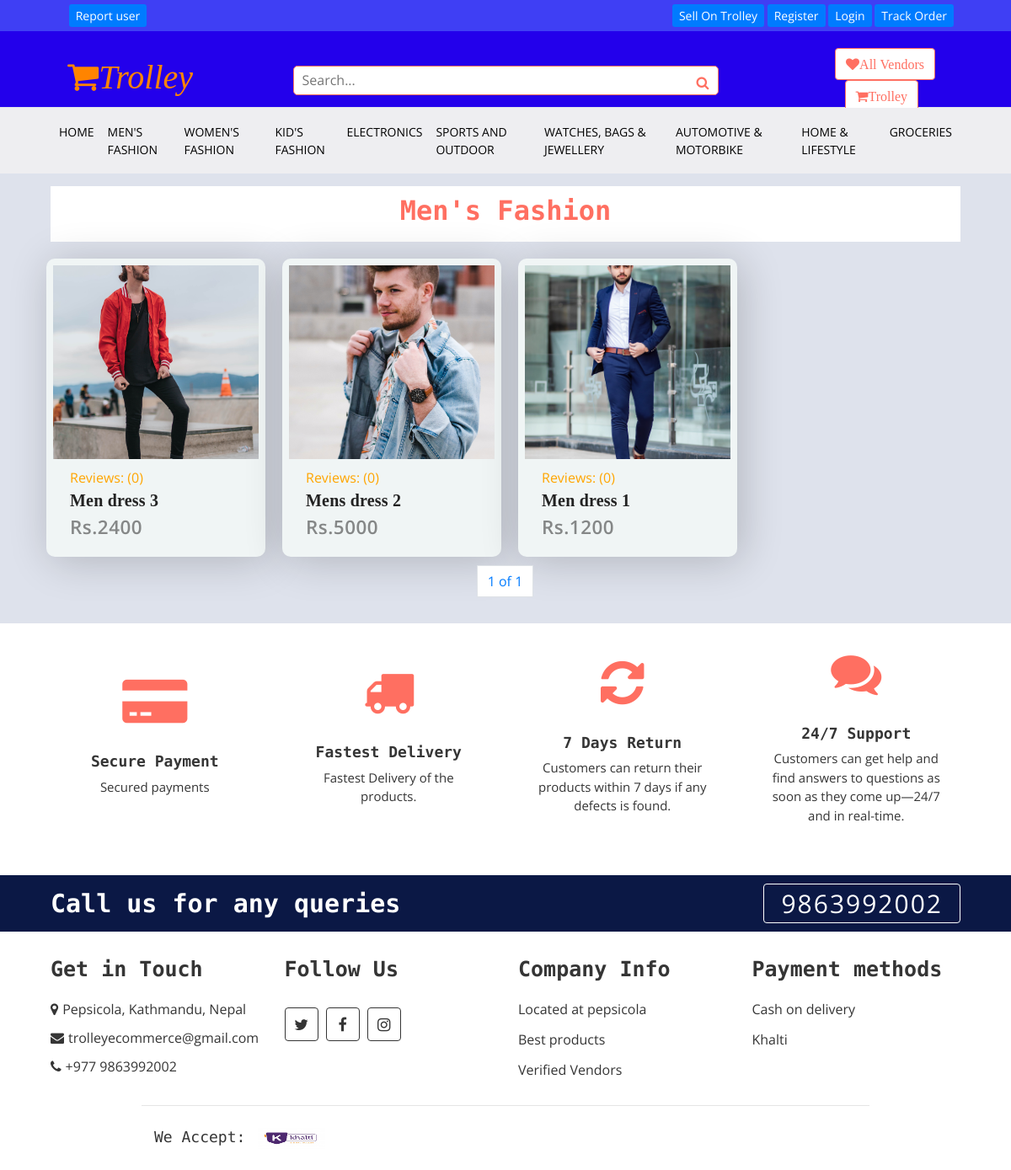
The page /product/Mens/ on the database its author committed.
### product/models.py (models this page shows, shortened)
class Category(models.Model):
    title = models.CharField(max_length=50)
    slug = models.SlugField(max_length=55)
    ordering = models.IntegerField(default=0)
    class Meta:
        ordering = ["ordering"]

class Product(models.Model):
    Availability = (("In Stock", "In Stock"), ("Out of Stock", "Out of Stock"))
    category = models.ForeignKey(
        Category, related_name="products", on_delete=models.CASCADE
    )
    vendor = models.ForeignKey(
        MyUser, related_name="products", on_delete=models.CASCADE
    )
    title = models.CharField(max_length=50)
    slug = models.SlugField(max_length=55)
    description = models.TextField(blank=True, null=True)
    price = models.PositiveBigIntegerField()
    added_date = models.DateTimeField(auto_now_add=True)
    image = models.ImageField(upload_to="uploads/", blank=True, null=True)
    Availability = models.CharField(choices=Availability, null=True, max_length=150)
    thumbnail = models.ImageField(
        upload_to="uploads/", blank=True, null=True
    )  # Change uploads to thumbnails
    class Meta:
        ordering = ["-added_date"]
    def countReview(self):
        reviews = ReviewRating.objects.filter(product=self, status=True).aggregate(
            count=Count("id")
        )
        count = 0
        if reviews["count"] is not None:
            count = int(reviews["count"])
        return count

### product/views.py (the view)
# urls.py: path("<slug:category_slug>/", views.category, name="category"),
def category(request, category_slug):
    category = get_object_or_404(Category, slug=category_slug)
    cat = Product.objects.filter(category=category)
    paginator = Paginator(cat, 10)
    page_number = request.GET.get("page")
    category_obj = paginator.get_page(page_number)
    return render(
        request,
        "product/category.html",
        {"category": category, "category_obj": category_obj},
    )

### templates/product/category.html (shortened to what this page needs)
{% extends 'core/base.html' %}
{% block content %}
<div class="featured-product product">
    <div class="container-fluid">
        <div class="section-header">
            <h2 class="is-size-3" style="text-align:center;">{{category.title}} </h2>
        </div>
    </div>
    <div class="container-fluid">
        <div class="row">
             {% for product in category_obj %}
             {% include 'product/parts/list_item.html' %}
             {% endfor %}
        </div>
    </div>
 <nav aria-label="Page navigation example">
    <ul class="pagination justify-content-center">
      <li class="page-item"><a class="page-link" href="#">{{ category_obj.number }} of {{ category_obj.paginator.num_pages }}</a></li>
    </ul>
  </nav>
</div>
{% endblock content %}

### templates/core/base.html (shortened to what this page needs)
{% load static %}
<!DOCTYPE html>
<html lang="en">
<head>
    <link rel="stylesheet" href="https://cdnjs.cloudflare.com/ajax/libs/font-awesome/4.7.0/css/font-awesome.min.css">
  <link rel="stylesheet" href="https://cdnjs.cloudflare.com/ajax/libs/animate.css/4.1.1/animate.min.css" />
    <link rel="stylesheet" href="{% static 'css/bootstrap.css' %}">
    <link rel="stylesheet" href="{% static 'css/mains.css' %}">
</head>
<body>
    <div class="top-bar">
         <div class="container-fluid">
             <div class="row">
                 <div class="col-sm-6">
                            <a class="btn-primary btn-sm" href="{% url 'accounts:report_user' %}">Report user</a></li>
                  </div>
                    <div class="col-sm-6">
                            {% if request.user.is_authenticated and user.is_seller%}
                            <a class="fa fa-user btn-primary btn-sm" href="{% url 'vendor:vendor-admin'%}"> My Account</a>
                            {% else %}
                            <a class="btn-primary btn-sm" href="{% url 'accounts:seller_register' %}">Sell On Trolley</a>
                            {% if request.user.is_authenticated and user.is_customer%}
                            <a class="fa fa-user btn-primary btn-sm" href="{% url 'accounts:cust-panel'%}"> My Account</a>
                            {% else %}
                            <a class="btn-primary btn-sm" href="{% url 'accounts:customer_register' %}">Register</a>
                            <a class="btn-primary btn-sm" href="{% url 'accounts:login' %}">Login</a>
                            {% endif %}
                            {% endif %}
                            <a class="btn-primary btn-sm" href="{% url 'order:tracker' %}">Track Order</a></li>
                        </div>
                    </div>
                </div>
     </div>
        <div class="bottom-bar">
            <div class="container-fluid">
                <div class="row align-items-center">
                    <div class="col-md-3">
                        <div class="logo-holder logo-4 " >
                            <a href="{% url 'core:home' %}">
                                      <h3><span class="fa fa-shopping-cart"></span>Trolley</h3>
                            </a>
                        </div>
                    </div>
                    <div class="col-md-6">
                        <form method="get" action="{% url 'product:search' %}">
                        <div class="search">
                            <input type="text" name="query" id="" class="input" placeholder="Search...">
                            <button><i class="fa fa-search"></i></button>
                        </div>
                    </form>
                    </div>
                    <div class="col-md-3">
                        <div class="user">
                            <a href="{% url 'vendor:vendors' %}" class="btn wishlist">
                                <i class="fa fa-heart">All Vendors</i>
                            </a>
                            <a href="{% url 'cart:cart' %}" class="btn cart">
                                <i class="fa fa-shopping-cart">Trolley</i>
                            </a>
                        </div>
                    </div>
                </div>
            </div>
        </div>
                    <div class="nav">
                        <div class="container-fluid">
                            <nav class="navbar navbar-expand-md bg-dark navbar-dark">
                                <div class="collapse navbar-collapse" id="navbarCollapse">
                                    <div class="navbar-nav mr-auto">
                                        <a href="{% url 'core:home' %}" class="nav-item nav-link btn-outline-primary ">Home</a>
                                        {% for category in categories %}
                                        <a class="nav-item nav-link btn-outline-primary" href="{% url 'product:category' category.slug %}">
                                            {{category.title}}
                                        </a>
                                        {% endfor %}
                                    </div>
                                </div>
                            </nav>
                        </div>
                    </div>
                    {% block content %}{% endblock content %}
        <div class="feature">
            <div class="container-fluid">
                <div class="row align-items-center">
                    <div class="col-lg-3 col-md-6 feature-col">
                        <div class="trolley-features">
                            <i class="fa fa-credit-card-alt "></i>
                            <h2>Secure Payment</h2>
                            <p>
                                Secured payments
                            </p>
                        </div>
                    </div>
                    <div class="col-lg-3 col-md-6 feature-col">
                        <div class="trolley-features">
                            <i class="fa fa-truck"></i>
                            <h2>Fastest Delivery</h2>
                            <p>
                                Fastest Delivery of the products.
                            </p>
                        </div>
                    </div>
                    <div class="col-lg-3 col-md-6 feature-col">
                        <div class="trolley-features">
                            <i class="fa fa-refresh "></i>
                            <h2>7 Days Return</h2>
                            <p>
                                Customers can return their products within 7 days if any defects is found.
                            </p>
                        </div>
                    </div>
                    <div class="col-lg-3 col-md-6 feature-col">
                        <div class="trolley-features">
                            <i class="fa fa-comments"></i>
                            <h2>24/7 Support</h2>
                            <p>
                                Customers can get help and find answers to questions as soon as they come up—24/7 and in real-time.
                            </p>
                        </div>
                    </div>
                </div>
            </div>
        </div>
                <div class="call-to-action">
                    <div class="container-fluid">
                        <div class="row align-items-center">
                            <div class="col-md-6">
                                <h1>Call us for any queries</h1>
                            </div>
                            <div class="col-md-6">
                                <a href="tel:9863992002">9863992002</a>
                            </div>
                        </div>
                    </div>
                </div>
        <div class="footer">
            <div class="container-fluid">
                <div class="row">
                    <div class="col-lg-3 col-md-6">
                        <div class="footer-widget">
                            <h2>Get in Touch</h2>
                            <div class="contact-info">
                                <p><i class="fa fa-map-marker"></i>Pepsicola, Kathmandu, Nepal</p>
                                <p><i class="fa fa-envelope"></i>trolleyecommerce@gmail.com</p>
                                <p><i class="fa fa-phone"></i>+977 9863992002</p>
                            </div>
                        </div>
                    </div>
                    <div class="col-lg-3 col-md-6">
                        <div class="footer-widget">
                            <h2>Follow Us</h2>
                            <div class="contact-info">
                                <div class="social">
                                    <a href=""><i class="fa fa-twitter"></i></a>
                                    <a href=""><i class="fa fa-facebook-f"></i></a>
                                    <a href=""><i class="fa fa-instagram"></i></a>
                                </div>
                            </div>
                        </div>
                    </div>
                    <div class="col-lg-3 col-md-6">
                        <div class="footer-widget">
                            <h2>Company Info</h2>
                            <ul>
                                <li>Located at pepsicola</li>
                                <li>Best products</li>
                                <li>Verified Vendors</a></li>
                            </ul>
                        </div>
                    </div>
                    <div class="col-lg-3 col-md-6">
                        <div class="footer-widget">
                            <h2>Payment methods</h2>
                            <ul>
                                <li>Cash on delivery</li>
                                <li>Khalti</li>
                            </ul>
                        </div>
                    </div>
                </div>
                <div class="row payment align-items-center">
                    <div class="col-md-6">
                        <div class="payment-method">
                            <h2>We Accept:</h2>
                            <img
                            src="{% static 'img/Khalti.png' %}"
                            alt="Payment Method"/ width="80" height="300">
                        </div>
                    </div>
                </div>
            </div>
        </div>
</body>
</html>

### templates/product/parts/list_item.html (shortened to what this page needs)
<html>
    <head>
</head>
<body>
        <div class="box">
          <div class="slide-img">
            <img src="{{ product.image.url}}" alt="{{product.title}}">
          </div>
          <div class="detail-box">
            <div class="type">
              <h8 style="color:orange;">Reviews: ({{product.countReview}})</h8>
              <h7 href="#">{{product.title}}</h7>
              <span class="price">Rs.{{product.price}}</span>
            </div>
          </div>
        </div>
</body>
</html>

### rows shown on the page
Category: title "MEN'S FASHION", title "Men's Fashion"
Category: title "WOMEN'S FASHION"
Category: title "KID'S FASHION"
Category: title "ELECTRONICS"
Category: title "SPORTS AND OUTDOOR"
Category: title "WATCHES, BAGS & JEWELLERY"
Category: title "AUTOMOTIVE & MOTORBIKE"
Category: title "HOME & LIFESTYLE"
Category: title "GROCERIES"
Product: image (picture), countReview "0", title "Men dress 3", price "2400"
Product: image (picture), countReview "0", title "Mens dress 2", price "5000"
Product: image (picture), countReview "0", title "Men dress 1", price "1200"

### other values the page prints
{{ category_obj.number }} "1"
{{ category_obj.paginator.num_pages }} "1"
